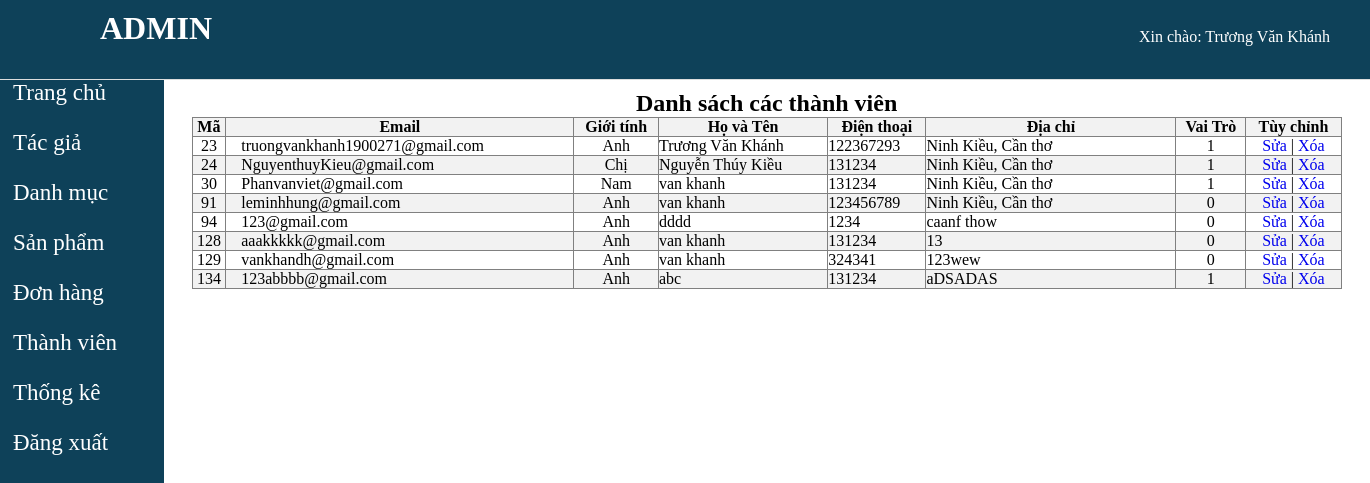
Page /admin/index.php?act=listthanhvien (signed in) on the committed database.
### tables this page shows
CREATE TABLE `thanhvien` (
  `id` int(11) NOT NULL,
  `email` varchar(255) NOT NULL,
  `pass` varchar(255) NOT NULL,
  `gender` varchar(20) NOT NULL,
  `fullname` varchar(200) NOT NULL,
  `phone` int(11) NOT NULL,
  `diachi` text NOT NULL,
  `vaitro` tinyint(1) NOT NULL DEFAULT 0
);

### model/pdo.php (called while the page is built, shortened)
<?php
function pdo_get_connection(){
    $dburl = "mysql:host=localhost;dbname=thuviensach;charset=utf8";
    $username = 'root';
    $password = '';
    $conn = new PDO($dburl, $username, $password);
    $conn->setAttribute(PDO::ATTR_ERRMODE, PDO::ERRMODE_EXCEPTION);
    return $conn;
}
function pdo_query($sql){
    $sql_args = array_slice(func_get_args(), 1);
    try{
        $conn = pdo_get_connection();
        $stmt = $conn->prepare($sql);
        $stmt->execute($sql_args);
        $rows = $stmt->fetchAll();
        return $rows;
    }
    catch(PDOException $e){
        throw $e;
    }
    finally{
        unset($conn);
    }
}

### model/thanhvien.php (called while the page is built, shortened)
<?php
    function loadall_thanhvien(){
        $sql = "SELECT * FROM thanhvien";
        $listthanhvien = pdo_query($sql);
        return $listthanhvien;
    }
?>

### admin/thanhvien/listthanhvien.php (the view)
<form  action="index.php?act=listthanhvien" method="post">
        <table id="formadd" style="
                border-collapse: collapse;
                margin: 10px  auto;" border="1"; align="center";>
                <caption><h2>Danh sách các thành viên</h2></caption>
            <tr>
                <th>Mã</th>
                <th>Email</th>
                <th>Giới tính</th>
                <th>Họ và Tên</th>
                <th>Điện thoại</th>
                <th>Địa chỉ</th>
                <th>Vai Trò</th>
                <th>Tùy chỉnh</th>
            </tr>
            <?php
                    foreach ($listtv as $thanhvien) {
                        extract($thanhvien);
                        $xoatv = "index.php?act=xoatv&id=".$id;
                        $suatv ="index.php?act=suatv&id=".$id;
                        echo '  <tr>
                                    <td align="center";>'.$id.'</td>
                                    <td class="pdl">'.$email.'</td>
                                    <td align="center";>'.$gender.'</td>
                                    <td>'.$fullname.'</td>
                                    <td>'.$phone.'</td>
                                    <td style="width: 250px;">'.$diachi.'</td>
                                    <td align="center";>'.$vaitro.'</td>
                                    <td align="center";><a href="'.$suatv.'">Sửa</a> | <a href="'.$xoatv.'">Xóa</a></td>
                                </tr>';
                    }
                ?>
        </table>
</form>

### admin/css/admin.css (style rules this page uses)
* { margin: 0; padding: 0; box-sizing: border-box; }
body { width: 1360px; margin: auto; }
a { text-decoration: none; }
#formadd { width: 1150px; margin-left: 10px; }
tr:nth-child(even) { background-color: #ffffff; }
tr:nth-child(odd) { background-color: #f2f2f2; }
.pdl { padding-left: 15px; }

### rows in the picture
thanhvien: id "23", email "truongvankhanh1900271@gmail.com", gender "Anh", fullname "Trương Văn Khánh", phone "122367293", diachi "Ninh Kiều, Cần thơ", vaitro "1"
thanhvien: id "24", email "NguyenthuyKieu@gmail.com", gender "Chị", fullname "Nguyễn Thúy Kiều", phone "131234", diachi "Ninh Kiều, Cần thơ", vaitro "1"
thanhvien: id "30", email "Phanvanviet@gmail.com", gender "Nam", fullname "van khanh", phone "131234", diachi "Ninh Kiều, Cần thơ", vaitro "1"
thanhvien: id "91", email "leminhhung@gmail.com", gender "Anh", fullname "van khanh", phone "123456789", diachi "Ninh Kiều, Cần thơ", vaitro "0"
thanhvien: id "94", email "123@gmail.com", gender "Anh", fullname "dddd", phone "1234", diachi "caanf thow", vaitro "0"
thanhvien: id "128", email "aaakkkkk@gmail.com", gender "Anh", fullname "van khanh", phone "131234", diachi "13", vaitro "0"
thanhvien: id "129", email "vankhandh@gmail.com", gender "Anh", fullname "van khanh", phone "324341", diachi "123wew", vaitro "0"
thanhvien: id "134", email "123abbbb@gmail.com", gender "Anh", fullname "abc", phone "131234", diachi "aDSADAS", vaitro "1"

### other values in the picture
$fullname "Trương Văn Khánh"
